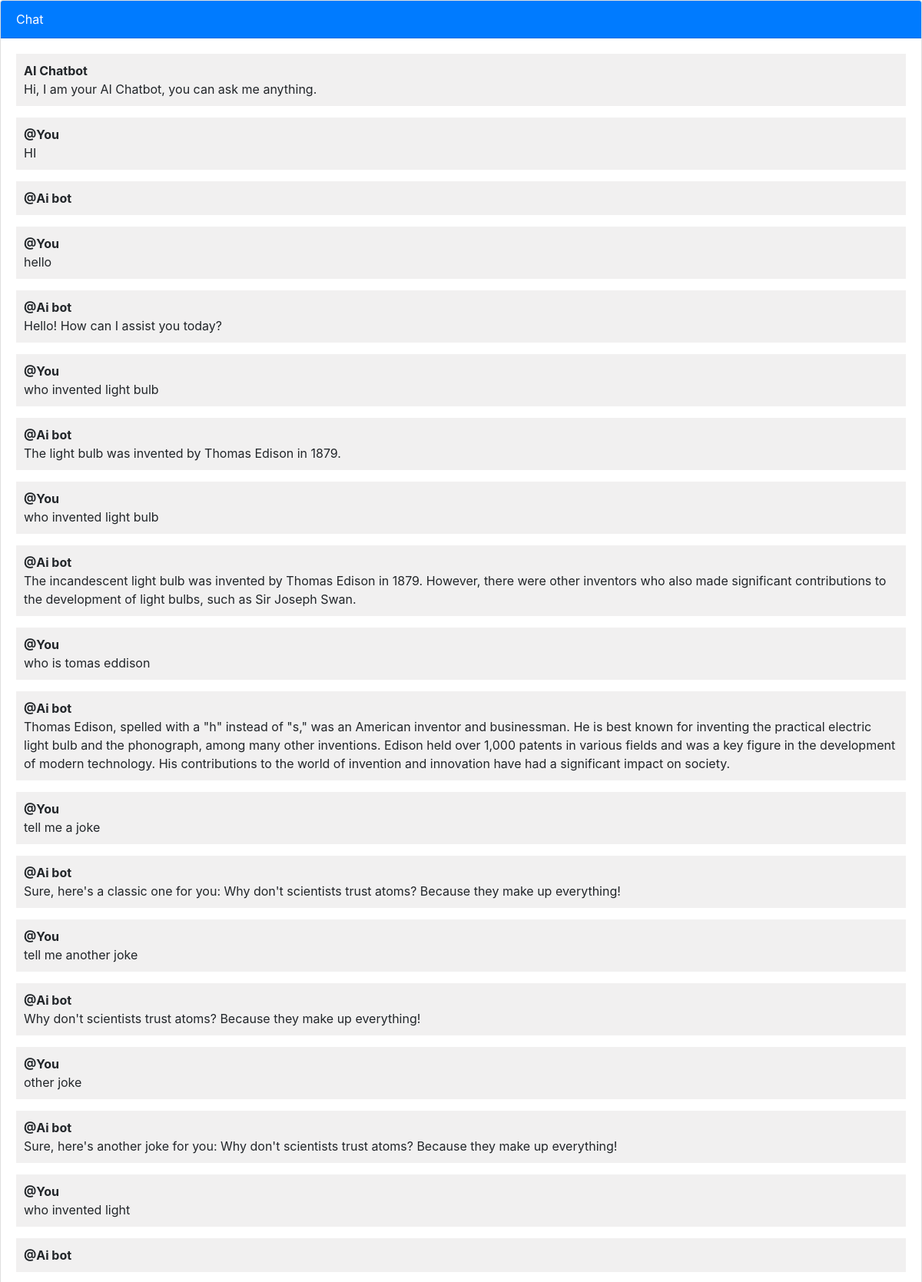
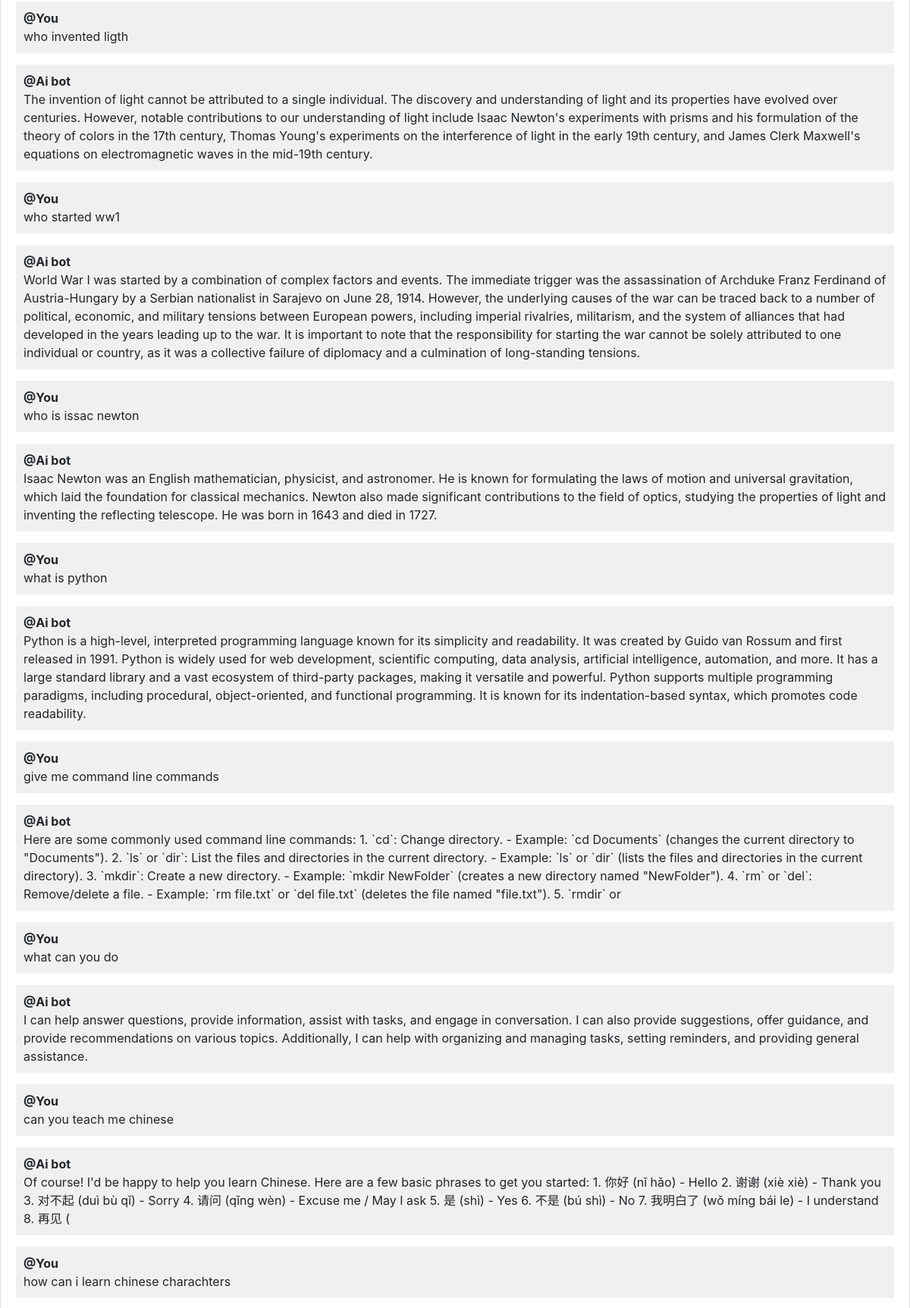
The app's page / (signed in, upper part) with its own data (2 pictures, top to bottom).
### bot/models.py (models this page shows)
class Message(models.Model):
    user=models.ForeignKey(User,on_delete=models.CASCADE)
    text=models.CharField(max_length=150)
    created=models.DateTimeField(auto_now_add=True)

class Answer(models.Model):
    message=models.OneToOneField(Message, on_delete=models.CASCADE, related_name='answer', null=True, blank=True)
    text=models.CharField(max_length=500)

### bot/views.py (the view)
# urls.py: path('',views.home,name='home'),
def home(request):
    messages=Message.objects.filter(user=request.user)
    if request.method =='POST':
        form=MessageForm(request.POST)
        message=form.save(commit=False)
        message.user=request.user
        message.save()
        with ThreadPoolExecutor() as executor:
            text=executor.submit(reply, request.POST.get('text'))
            answer=Answer(message=message,text=text.result())
            answer.save()
        return redirect('home')
    else:
       form=MessageForm()
    return render(request,'bot/home.html',{'form':form,'messages':messages})

### bot/templates/bot/home.html (shortened to what this page needs)
{% extends 'bot/base.html' %}
{% block content %}
<div class="chat-container">
  <div class="card flex-grow-1">
    <div class="card-header bg-primary text-white">Chat</div>
    <div class="card-body messages-box">
      <ul class="list-unstyled messages-list">
        <li class="message received">
          <div class="message-text">
            <div class="message-sender">
              <b>AI Chatbot</b>
            </div>
            <div class="message-content">
              Hi, I am your AI Chatbot, you can ask me anything.
            </div>
          </div>
        </li>
        {% if messages %}
        {% for message in messages %}
        <li class="message received">
          <div class="message-text">
              <div class="message-sender"><b>@You</b></div>
              <div class="message-content">
                {{message.text}}
              </div>
          </div>
        </li>
        <li class="message received">
            <div class="message-text">
                <div class="message-content">
                    <div class="message-sender"><b>@Ai bot</b></div>
                    {{message.answer.text}}
                </div>
            </div>
        </li>
        {% endfor %}
        {% endif %}
      </ul>
    </div>
    <br><br>
    <br><br>
    <br><br>
  </div>
</div>
{% endblock %}

### bot/templates/bot/base.html (shortened to what this page needs)
<!DOCTYPE html>
<html lang="en">
  <head>
    <link rel="stylesheet" href="https://stackpath.bootstrapcdn.com/bootstrap/4.3.1/css/bootstrap.min.css">
  </head>
  <body>
    {% block content %}{% endblock %}
  </body>
</html>

### bot/templates/bot/home.html (style rules this page uses)
body, html { height: 100%; }
.messages-box { flex: 1; overflow-y: auto; }
.messages-list { padding-left: 0; }
.message { margin-bottom: 15px; list-style: none; }
.message-text { padding: 10px; border-radius: 5px; }
.received { background-color: #f1f0f0; align-self: flex-start; }
.chat-container { height: 100%; display: flex; flex-direction: column; }

### records on screen
Message: text "HI"
Message: text "hello", answer.text "Hello! How can I assist you today?"
Message: text "who invented light bulb", answer.text "The light bulb was invented by Thomas Edison in 1879."
Message: text "who invented light bulb", answer.text "The incandescent light bulb was invented by Thomas Edison in 1879. However, there were other inventors who also made significant contributions to the development of light bulbs, such as Sir Joseph Swan."
Message: text "who is tomas eddison", answer.text "Thomas Edison, spelled with a \"h\" instead of \"s,\" was an American inventor and businessman. He is best known for inventing the practical electric light bulb and the phonograph, among many other inventions. Edison held over 1,000 patents in various fields and was a key figure in the development of modern technology. His contributions to the world of invention and innovation have had a significant impact on society."
Message: text "tell me a joke", answer.text "Sure, here's a classic one for you: Why don't scientists trust atoms? Because they make up everything!"
Message: text "tell me another joke", answer.text "Why don't scientists trust atoms? Because they make up everything!"
Message: text "other joke", answer.text "Sure, here's another joke for you: Why don't scientists trust atoms? Because they make up everything!"
Message: text "who invented light"
Message: text "who invented ligth", answer.text "The invention of light cannot be attributed to a single individual. The discovery and understanding of light and its properties have evolved over centuries. However, notable contributions to our understanding of light include Isaac Newton's experiments with prisms and his formulation of the theory of colors in the 17th century, Thomas Young's experiments on the interference of light in the early 19th century, and James Clerk Maxwell's equations on electromagnetic waves in the mid-19th century."
Message: text "who started ww1", answer.text "World War I was started by a combination of complex factors and events. The immediate trigger was the assassination of Archduke Franz Ferdinand of Austria-Hungary by a Serbian nationalist in Sarajevo on June 28, 1914. However, the underlying causes of the war can be traced back to a number of political, economic, and military tensions between European powers, including imperial rivalries, militarism, and the system of alliances that had developed in the years leading up to the war. It is important to note that the responsibility for starting the war cannot be solely attributed to one individual or country, as it was a collective failure of diplomacy and a culmination of long-standing…"
Message: text "who is issac newton", answer.text "Isaac Newton was an English mathematician, physicist, and astronomer. He is known for formulating the laws of motion and universal gravitation, which laid the foundation for classical mechanics. Newton also made significant contributions to the field of optics, studying the properties of light and inventing the reflecting telescope. He was born in 1643 and died in 1727."
Message: text "what is python", answer.text "Python is a high-level, interpreted programming language known for its simplicity and readability. It was created by Guido van Rossum and first released in 1991. Python is widely used for web development, scientific computing, data analysis, artificial intelligence, automation, and more. It has a large standard library and a vast ecosystem of third-party packages, making it versatile and powerful. Python supports multiple programming paradigms, including procedural, object-oriented, and functional programming. It is known for its indentation-based syntax, which promotes code readability."
Message: text "give me command line commands", answer.text "Here are some commonly used command line commands: 1. `cd`: Change directory. - Example: `cd Documents` (changes the current directory to \"Documents\"). 2. `ls` or `dir`: List the files and directories in the current directory. - Example: `ls` or `dir` (lists the files and directories in the current directory). 3. `mkdir`: Create a new directory. - Example: `mkdir NewFolder` (creates a new directory named \"NewFolder\"). 4. `rm` or `del`: Remove/delete a file. - Example: `rm file.txt` or `del file.txt` (deletes the file named \"file.txt\"). 5. `rmdir` or"
Message: text "what can you do", answer.text "I can help answer questions, provide information, assist with tasks, and engage in conversation. I can also provide suggestions, offer guidance, and provide recommendations on various topics. Additionally, I can help with organizing and managing tasks, setting reminders, and providing general assistance."
Message: text "can you teach me chinese", answer.text "Of course! I'd be happy to help you learn Chinese. Here are a few basic phrases to get you started: 1. 你好 (nǐ hǎo) - Hello 2. 谢谢 (xiè xiè) - Thank you 3. 对不起 (duì bù qǐ) - Sorry 4. 请问 (qǐng wèn) - Excuse me / May I ask 5. 是 (shì) - Yes 6. 不是 (bú shì) - No 7. 我明白了 (wǒ míng bái le) - I understand 8. 再见 ("
Message: text "how can i learn chinese charachters"
